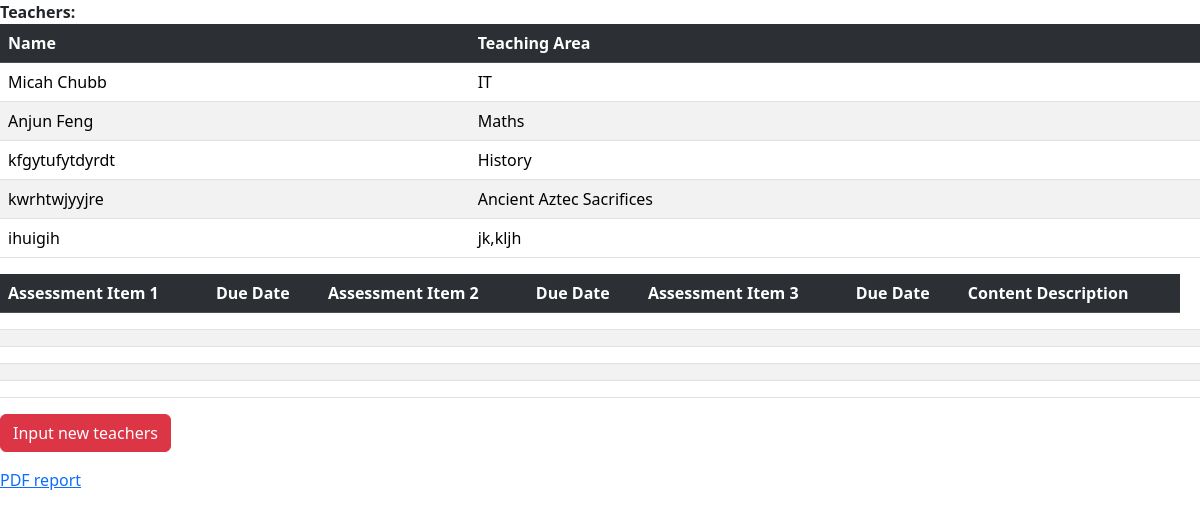
The page / on the database its author committed.
### MyApp1/models.py (models this page shows)
class teacher(models.Model):
    Name = models.CharField(max_length=25)
    Area = models.CharField(max_length=30)

### MyApp1/views.py (the view)
# urls.py: re_path(r'^$', MyApp1.views.index, name='index'),
def index(request):
    teach = teacher.objects.all()
    unit = unitoutline.objects.all()
    return render(request,"MyApp1/index.html",{'content': teach})

### MyApp1/templates/MyApp1/index.html (shortened to what this page needs)
<html>
<head>
    <link href="https://cdn.jsdelivr.net/npm/bootstrap@5.3.8/dist/css/bootstrap.min.css" rel="stylesheet">
</head>
<body>
    <strong>Teachers:</strong>
    {% if content %}
    <table class="table table-striped">
        <tr class="table-dark">
            <th>Name</th>
            <th>Teaching Area</th>
        </tr>
        {% for teach in content %}
        <tr>
            <td>{{teach.Name}}</td>
            <td>{{teach.Area}}</td>
        </tr>
        {% endfor %}
    </table>
    <table class="table table-striped">
        <tr class="table-dark">
            <th>Assessment Item 1</th>
            <th>Due Date</th>
            <th>Assessment Item 2</th>
            <th>Due Date</th>
            <th>Assessment Item 3</th>
            <th>Due Date</th>
            <th>Content Description</th>
        </tr>
        {% for teach in content %}
        <tr>
            <td>{{unit.AssessmentItem1}}</td>
            <td>{{unit.AssessmentItem1DueDate}}</td>
            <td>{{unit.AssessmentItem2}}</td>
            <td>{{unit.AssessmentItem2DueDate}}</td>
            <td>{{unit.AssessmentItem3}}</td>
            <td>{{unit.AssessmentItem3DueDate}}</td>
            <td>{{unit.ContentDescription}}</td>
            <td>{{unit.DeliveredAsVET}}</td>
        </tr>
        {% endfor %}
    </table>
    {% else %}
    <strong>No data!</strong>
    {% endif %}
    <p><a class="btn btn-danger" href="/admin/MyApp1/teacher/add/" role="button">Input new teachers</a></p>
    <p><a href="{% url 'report'%}">PDF report</a></p>
</body>
</html>

### rows shown on the page
teacher: Name "Micah Chubb", Area "IT"
teacher: Name "Anjun Feng", Area "Maths"
teacher: Name "kfgytufytdyrdt", Area "History"
teacher: Name "kwrhtwjyyjre", Area "Ancient Aztec Sacrifices"
teacher: Name "ihuigih", Area "jk,kljh"
